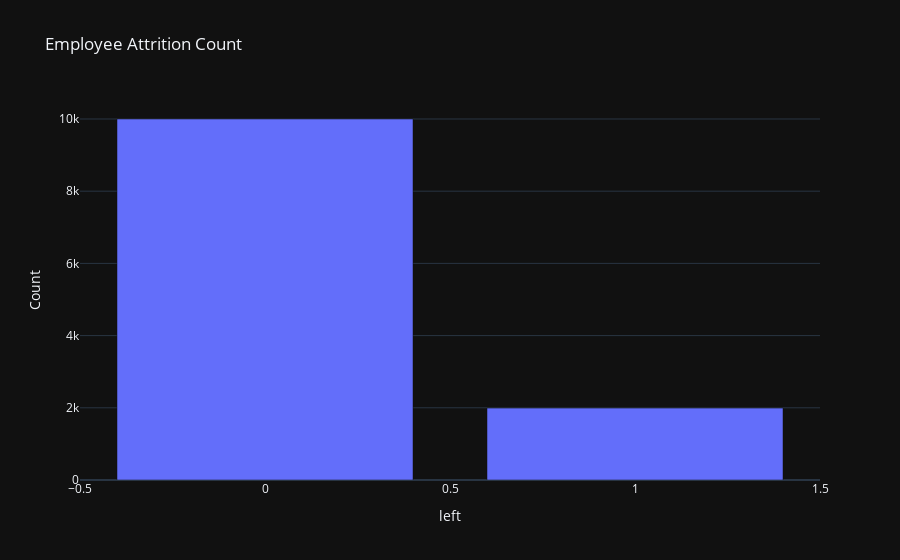

Write notebook code for a chart like this one.
### Code cell
import plotly.express as px
# Create a Plotly bar plot
fig = px.bar(left_counts, x=left_counts.index, y=left_counts.values, 
             labels={'x': 'emp_count', 'y': 'Count'}, 
             title="Employee Attrition Count")
fig.update_layout(template="plotly_dark") 
fig.show()

### Figure 1 — Plotly figure (JSON) as saved in the notebook; plotly's stock layout.template omitted (floating-point values rounded to 4 significant figures)
{"data": [{"alignmentgroup": "True", "hovertemplate": "left=%{x}<br>Count=%{y}<extra></extra>", "legendgroup": "", "marker": {"color": "#636efa", "pattern": {"shape": ""}}, "name": "", "offsetgroup": "", "orientation": "v", "showlegend": false, "textposition": "auto", "type": "bar", "x": [0, 1], "xaxis": "x", "y": [10000, 1991], "yaxis": "y"}], "layout": {"barmode": "relative", "legend": {"tracegroupgap": 0}, "title": {"text": "Employee Attrition Count"}, "xaxis": {"anchor": "y", "domain": [0, 1], "title": {"text": "left"}}, "yaxis": {"anchor": "x", "domain": [0, 1], "title": {"text": "Count"}}}}
